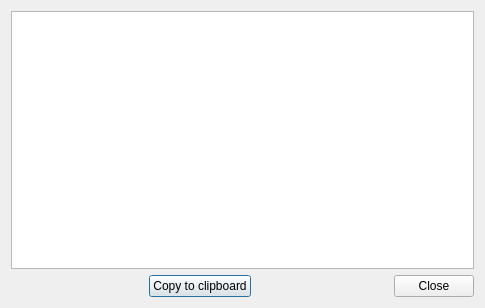
<?xml version="1.0" encoding="UTF-8"?>
<ui version="4.0">
 <class>ShowInfoDialog</class>
 <widget class="QDialog" name="ShowInfoDialog">
  <property name="geometry">
   <rect>
    <x>0</x>
    <y>0</y>
    <width>485</width>
    <height>308</height>
   </rect>
  </property>
  <property name="windowTitle">
   <string>Dialog</string>
  </property>
  <layout class="QVBoxLayout" name="verticalLayout">
   <item>
    <widget class="QPlainTextEdit" name="textBrowser">
     <property name="textInteractionFlags">
      <set>Qt::TextSelectableByKeyboard|Qt::TextSelectableByMouse</set>
     </property>
    </widget>
   </item>
   <item>
    <layout class="QHBoxLayout" name="horizontalLayout">
     <item>
      <spacer name="horizontalSpacer">
       <property name="orientation">
        <enum>Qt::Horizontal</enum>
       </property>
       <property name="sizeHint" stdset="0">
        <size>
         <width>40</width>
         <height>20</height>
        </size>
       </property>
      </spacer>
     </item>
     <item>
      <widget class="QPushButton" name="ClipboardButton">
       <property name="text">
        <string>Copy to clipboard</string>
       </property>
      </widget>
     </item>
     <item>
      <spacer name="horizontalSpacer_2">
       <property name="orientation">
        <enum>Qt::Horizontal</enum>
       </property>
       <property name="sizeHint" stdset="0">
        <size>
         <width>40</width>
         <height>20</height>
        </size>
       </property>
      </spacer>
     </item>
     <item>
      <widget class="QPushButton" name="pushButton">
       <property name="text">
        <string>Close</string>
       </property>
      </widget>
     </item>
    </layout>
   </item>
  </layout>
 </widget>
 <resources/>
 <connections>
  <connection>
   <sender>pushButton</sender>
   <signal>clicked()</signal>
   <receiver>ShowInfoDialog</receiver>
   <slot>close()</slot>
   <hints>
    <hint type="sourcelabel">
     <x>445</x>
     <y>288</y>
    </hint>
    <hint type="destinationlabel">
     <x>373</x>
     <y>280</y>
    </hint>
   </hints>
  </connection>
 </connections>
</ui>
